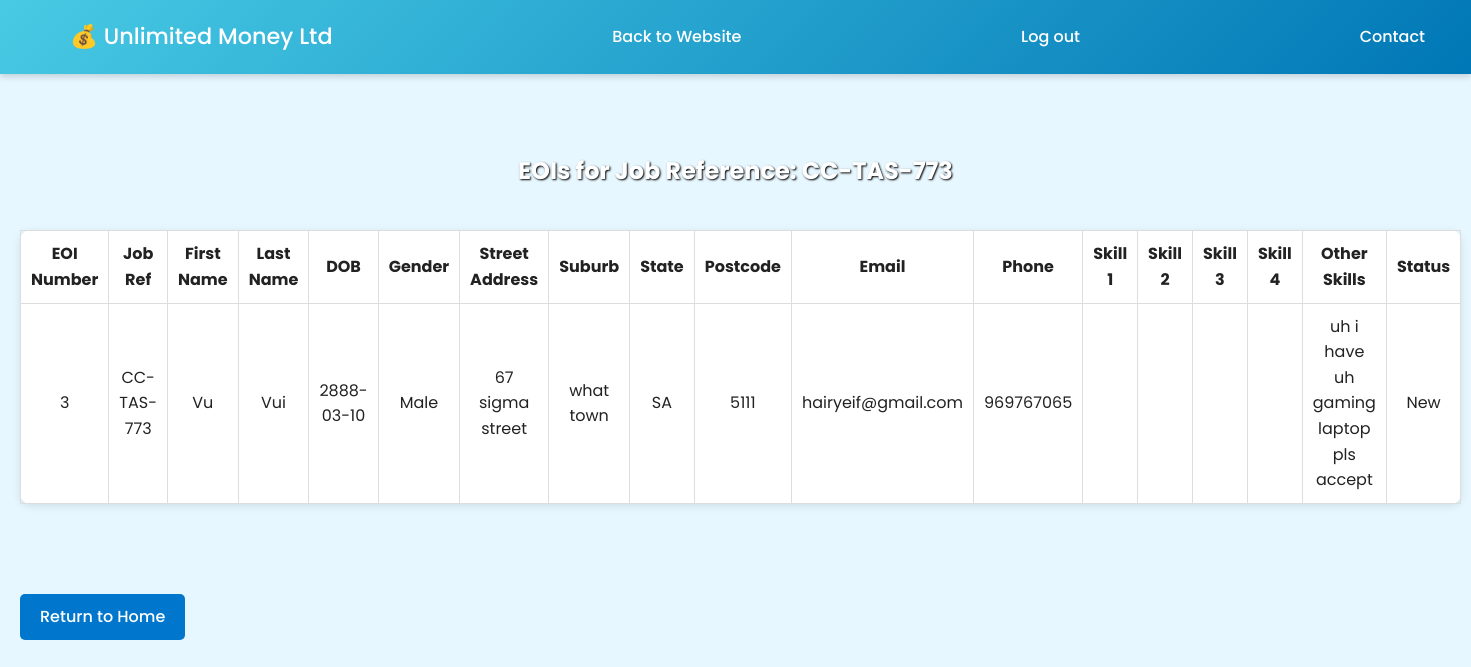
/project2/manage_search_job.php?jobRef=CC-TAS-773, run on the app's committed database.
### tables this page shows
CREATE TABLE `eoi` (
  `EOInumber` int(11) NOT NULL,
  `jobRef` varchar(20) NOT NULL,
  `firstName` varchar(20) NOT NULL,
  `lastName` varchar(20) NOT NULL,
  `dob` date NOT NULL,
  `gender` enum('Male','Female','Other') NOT NULL,
  `streetAddress` varchar(40) NOT NULL,
  `suburb` varchar(40) NOT NULL,
  `state` enum('VIC','NSW','QLD','NT','WA','SA','TAS','ACT') NOT NULL,
  `postcode` char(4) NOT NULL,
  `email` varchar(100) NOT NULL,
  `phone` varchar(12) NOT NULL,
  `skill1` varchar(50) DEFAULT NULL,
  `skill2` varchar(50) DEFAULT NULL,
  `skill3` varchar(50) DEFAULT NULL,
  `skill4` varchar(50) DEFAULT NULL,
  `otherSkills` varchar(200) DEFAULT NULL,
  `status` varchar(20) NOT NULL DEFAULT 'New'
);

### project2/manage_search_job.php (the view, shortened to what this page needs)
<?php
include 'header.inc';
include 'manage-nav.inc';
require_once 'manage_settings.php';
echo "<div class='page-wrapper'>";
echo "<div class='site-content'><div class='container'>";
$jobRef = trim($_GET['jobRef'] ?? '');
$sql = "SELECT * FROM eoi WHERE jobRef = ?";
$stmt = mysqli_prepare($conn, $sql);
if ($stmt === false) {
    echo "<div class='no-results-box'><p>Database error (prepare failed).</p></div>";
} else {
    mysqli_stmt_bind_param($stmt, "s", $jobRef);
    mysqli_stmt_execute($stmt);
    $result = mysqli_stmt_get_result($stmt);
    $safeJobRef = htmlspecialchars($jobRef, ENT_QUOTES, 'UTF-8');
    echo "<h2 class='formname' >EOIs for Job Reference: $safeJobRef</h2>";
    if ($result && mysqli_num_rows($result) > 0) {
        echo "<table class='data-table'>
                <tr>
                    <th>EOI Number</th><th>Job Ref</th><th>First Name</th><th>Last Name</th>
                    <th>DOB</th><th>Gender</th><th>Street Address</th><th>Suburb</th>
                    <th>State</th><th>Postcode</th><th>Email</th><th>Phone</th>
                    <th>Skill 1</th><th>Skill 2</th><th>Skill 3</th><th>Skill 4</th>
                    <th>Other Skills</th><th>Status</th>
                </tr>";
        while ($row = mysqli_fetch_assoc($result)) {
            echo "<tr>";
            echo "<td>" . htmlspecialchars($row['EOInumber'], ENT_QUOTES, 'UTF-8') . "</td>";
            echo "<td>" . htmlspecialchars($row['jobRef'], ENT_QUOTES, 'UTF-8') . "</td>";
            echo "<td>" . htmlspecialchars($row['firstName'], ENT_QUOTES, 'UTF-8') . "</td>";
            echo "<td>" . htmlspecialchars($row['lastName'], ENT_QUOTES, 'UTF-8') . "</td>";
            echo "<td>" . htmlspecialchars($row['dob'], ENT_QUOTES, 'UTF-8') . "</td>";
            echo "<td>" . htmlspecialchars($row['gender'], ENT_QUOTES, 'UTF-8') . "</td>";
            echo "<td>" . htmlspecialchars($row['streetAddress'], ENT_QUOTES, 'UTF-8') . "</td>";
            echo "<td>" . htmlspecialchars($row['suburb'], ENT_QUOTES, 'UTF-8') . "</td>";
            echo "<td>" . htmlspecialchars($row['state'], ENT_QUOTES, 'UTF-8') . "</td>";
            echo "<td>" . htmlspecialchars($row['postcode'], ENT_QUOTES, 'UTF-8') . "</td>";
            echo "<td>" . htmlspecialchars($row['email'], ENT_QUOTES, 'UTF-8') . "</td>";
            echo "<td>" . htmlspecialchars($row['phone'], ENT_QUOTES, 'UTF-8') . "</td>";
            echo "<td>" . htmlspecialchars($row['skill1'], ENT_QUOTES, 'UTF-8') . "</td>";
            echo "<td>" . htmlspecialchars($row['skill2'], ENT_QUOTES, 'UTF-8') . "</td>";
            echo "<td>" . htmlspecialchars($row['skill3'], ENT_QUOTES, 'UTF-8') . "</td>";
            echo "<td>" . htmlspecialchars($row['skill4'], ENT_QUOTES, 'UTF-8') . "</td>";
            echo "<td>" . htmlspecialchars($row['otherSkills'], ENT_QUOTES, 'UTF-8') . "</td>";
            echo "<td>" . htmlspecialchars($row['status'], ENT_QUOTES, 'UTF-8') . "</td>";
            echo "</tr>";
        }
        echo "</table>";
    } else {
        echo "<div class='no-results-box'>No EOIs found.</div>";
    }
}
echo "<br><a href='manage.php' class='return-link'>Return to Home</a>";
echo "</div></div>";
echo "</div>";
?>

### styles/styles.css (style rules this page uses)
* { margin: 0; padding: 0; box-sizing: border-box; font-family: 'Poppins', Arial, sans-serif; }
body { background-color: #e6f7ff; color: #222; line-height: 1.6; background-image: url('https://106215431.github.io/COS10026-Project-Part-2/styles/images/webbg.jpg'); background-size: cover; background-position: center; background-repeat: no-repeat; }
h1, h2, h3 { color: #005f73; margin-bottom: 15px; }
a { color: #0077b6; text-decoration: none; transition: color 0.3s ease; }
.formname { text-align: center; padding-top: 90px; color: #ffffff; font-weight: bold; text-shadow: 1px 1px 2px #000000; }
table { border-collapse: collapse; margin: 40px auto; width: 85%; background-color: #ffffff; border-radius: 10px; box-shadow: 0 2px 8px rgba(0,0,0,0.1); }
td, th { border: 1px solid #ddd; padding: 10px; text-align: center; }
.return-link { display: inline-block; background: #0077b6; color: white; padding: 10px 20px; border-radius: 8px; text-decoration: none; font-weight: 500; margin-top: 20px; transition: background 0.3s ease; }
body { font-family: Arial, sans-serif; }
html, body { min-height: 100%; margin: 0; padding: 0; }
body { display: flex; flex-direction: column; }
.page-wrapper { flex: 1; padding: 20px; }
.return-link { display: inline-block; margin-top: 25px; padding: 10px 20px; background: #0077cc; color: white; border-radius: 5px; text-decoration: none; }

### data on the page
eoi: EOInumber "3", jobRef "CC-TAS-773", firstName "Vu", lastName "Vui", dob "2888-03-10", gender "Male", streetAddress "67 sigma street", suburb "what town", state "SA", postcode "5111", email "hairyeif@gmail.com", phone "969767065", otherSkills "uh i have uh gaming laptop pls accept", status "New"

### other printed values
$safeJobRef "CC-TAS-773"
